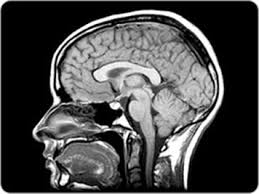
#> input picture images/brain_mri.jpg, 259 x 194 px, found by its file name
$ jupyter execute --allow-errors plot_rag_merge.ipynb   (shell and % lines are left out)
#> lines starting #> are read from the running program, lines starting #| are printed output that depends on the picture
# SLIC AND GRAPH CUT

This example constructs a Region Adjacency Graph (RAG) and progressively merges
regions that are similar in color. Merging two adjacent regions produces
a new region with all the pixels from the merged regions. Regions are merged
until no highly similar region pairs remain.

[cell 1]
from skimage import data, io, segmentation, color
from skimage.future import graph
from skimage.color import rgb2gray
from skimage.filters import sobel
import numpy as np
import matplotlib.pyplot as plt
import cv2

img = io.imread("C:\\Users\\shyam\\Downloads\\brain_mri.jpg")
#> img is the input picture: shape (194, 259, 3); min 0, max 255, mean 71.7
img=img[:,20:-20]
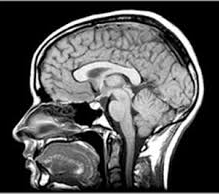
#> img: shape (194, 219, 3); min 0, max 255, mean 82.2
#labels = segmentation.slic(img, compactness=10, n_segments=400)
#labels = segmentation.quickshift(img, kernel_size=3, max_dist=6, ratio=0.5)
gradient = sobel(rgb2gray(img))
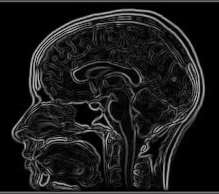
#> gradient: shape (194, 219) float64; min 0, max 0.702, mean 0.108
labels = segmentation.watershed(gradient, markers=250, compactness=0.001)
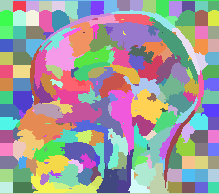
#> labels: shape (194, 219) int64; 255 distinct labels, from 1 to 255; one colour per label, 0 black
g = graph.rag_mean_color(img, labels, mode='similarity')

img_out = color.label2rgb(labels, img, kind='avg')
img_out = segmentation.mark_boundaries(img_out, labels, (0,0,0))
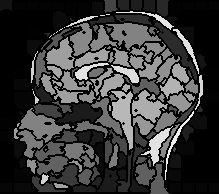
#> img_out: shape (194, 219, 3) float64; min 0, max 0.937, mean 0.218
io.imshow(img_out)
io.show()
#x = plt.figure(1)
lg = graph.show_rag(labels, g, img)
plt.colorbar(lg)
plt.show()
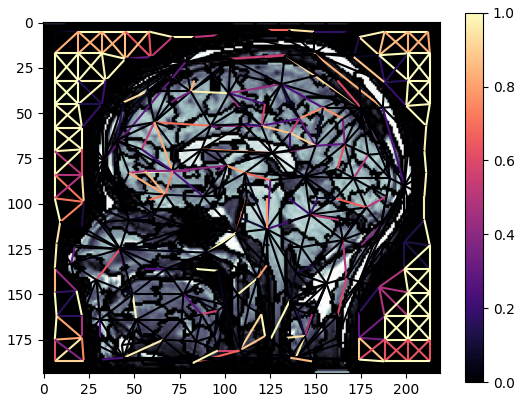
#> figure drawn by matplotlib, 2 panels

[cell 2]
new_labels = graph.cut_normalized(labels, g)
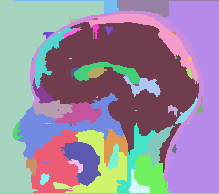
#> new_labels: shape (194, 219) int64; 64 distinct labels, from 1 to 249; one colour per label, 0 black
print(new_labels)
#> (printed output is left out)

new_g = graph.rag_mean_color(img, new_labels, mode='similarity')
lg = graph.show_rag(new_labels, new_g, img)
plt.colorbar(lg)
plt.show()
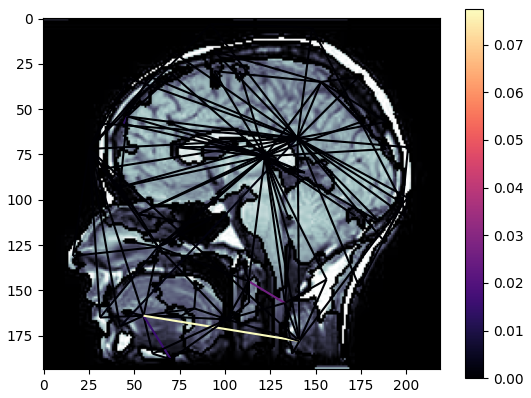
#> figure drawn by matplotlib, 2 panels

img_out = color.label2rgb(new_labels, img, kind='avg')
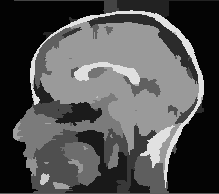
#> img_out: shape (194, 219, 3); min 3, max 226, mean 81.7
img_out = segmentation.mark_boundaries(img_out, new_labels, (0,0,0))
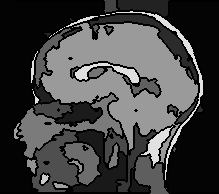
#> img_out: shape (194, 219, 3) float64; min 0, max 0.886, mean 0.257
io.imshow(img_out)
io.show()

[cell 3]
mask = np.zeros(img_out.shape[:2], dtype="uint8")
mask[new_labels == 48] = 255
io.imshow(mask)
io.show()
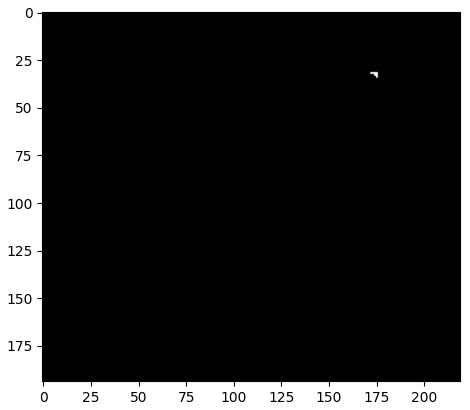
#> figure drawn by matplotlib, 1 panel
io.imshow(cv2.bitwise_and(img_out, img_out, mask=mask))
io.show()
print(mask)

$ run again, with images/brain_tumor.jpg copied over images/brain_mri.jpg
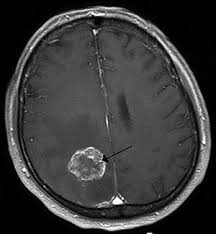
#> input picture images/brain_tumor.jpg, 216 x 234 px, found by its file name
#> img is the input picture: shape (234, 216, 3); min 0, max 255, mean 57.9
#> img: shape (234, 176, 3)
#> labels: shape (234, 176) int64; 252 distinct labels, from 1 to 252
#> `new_labels = graph.cut_normalized(labels, g)`:
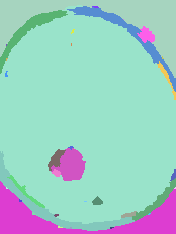
#> new_labels: shape (234, 176) int64; 35 distinct labels, from 1 to 247; one colour per label, 0 black
#> (printed output is left out)
#> `io.show()`:
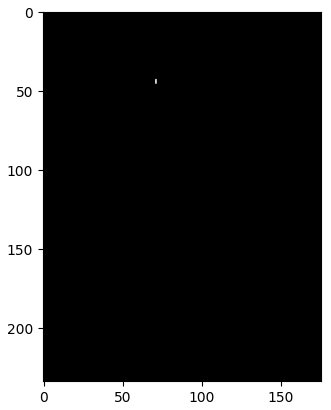
#> figure drawn by matplotlib, 1 panel

$ run again, with images/giant_cell_tumor.jpg copied over images/brain_mri.jpg
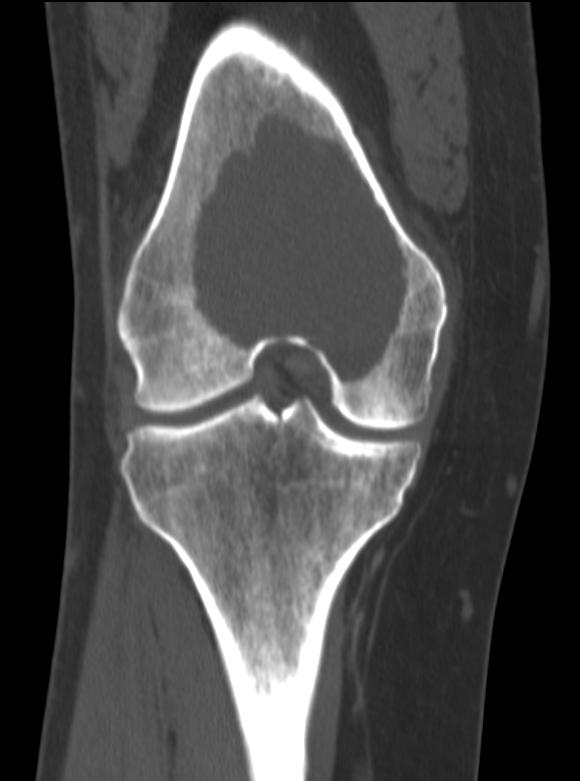
#> input picture images/giant_cell_tumor.jpg, 580 x 781 px, found by its file name
#> img is the input picture: shape (781, 580, 3); min 0, max 255, mean 72.1
#> img: shape (781, 540, 3)
#> labels: shape (781, 540) int64; 247 distinct labels, from 1 to 247
#> new_labels: shape (781, 540) int64; 17 distinct labels, from 1 to 216
#> (printed output is left out)
#> `io.show()`:
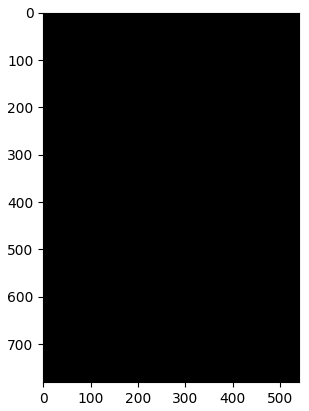
#> figure drawn by matplotlib, 1 panel
